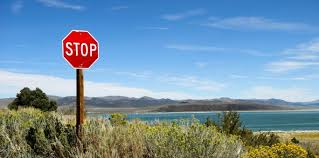
#> input picture imagesss.jpg, 319 x 158 px
$ python 'Meet 14(2).py'
#> lines starting #> are read from the running program, lines starting #| are printed output that depends on the picture
import cv2
# Opening image
img = cv2.imread("imagesss.jpg")
#> img is the input picture: shape (158, 319, 3); mean B, G, R 165.9, 146.5, 117.4
# OpenCV opens images as BRG
# but we want it as RGB We'll
# also need a grayscale version
img_gray = cv2.cvtColor(img, cv2.COLOR_BGR2GRAY)
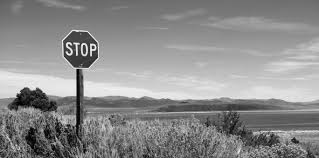
#> img_gray: shape (158, 319); min 0, max 251, mean 140
img_rgb = cv2.cvtColor(img, cv2.COLOR_BGR2RGB)
# Use minSize because for not
# bothering with extra-small
# dots that would look like STOP signs
stop_data = cv2.CascadeClassifier('stop_data.xml')
found = stop_data.detectMultiScale(img_gray, minSize=(20, 20))
#> found = [[55, 24, 50, 50]]
# Don't do anything if there's
# no sign
amount_found = len(found)
#> amount_found = 1
if amount_found != 0:
    # There may be more than one
    # sign in the image
    for (x, y, width, height) in found:
    # We draw a green rectangle around
    # every recognized sign
        cv2.rectangle(img_rgb, (x, y),(x + height, y + width),(0, 255, 0), 5)
#> this loop made 1 pass
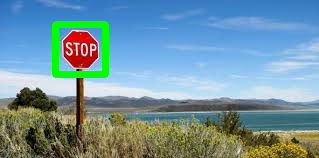
#> img_rgb: shape (158, 319, 3); mean R, G, B 114.5, 149, 159.9
        # Creates the environment of
        # the picture and shows it
cv2.imshow("Stop Sign", img_rgb)
cv2.waitKey(0)  # waits until a key is pressed
cv2.destroyAllWindows()  # destroys the window showing image

$ run again, with image.jpg copied over imagesss.jpg
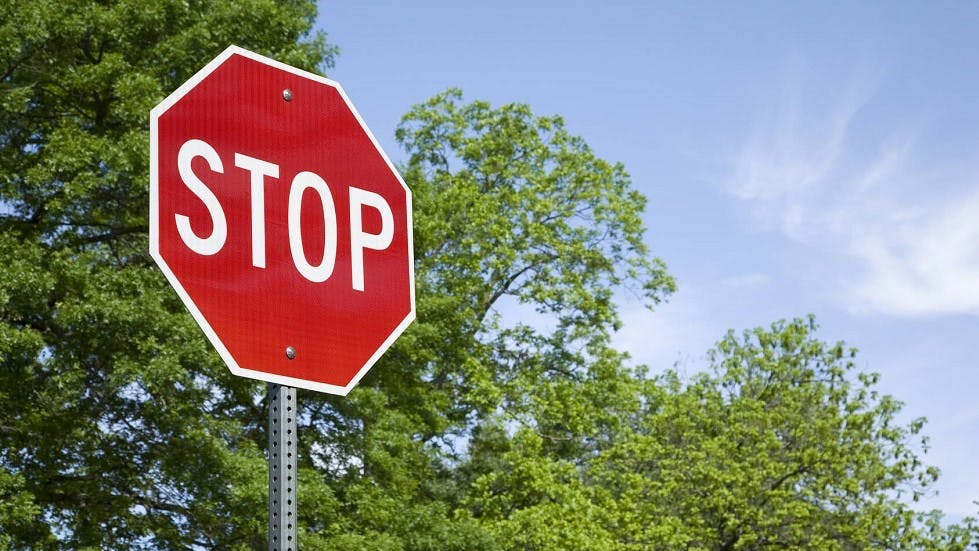
#> input picture image.jpg, 979 x 551 px
#> img is the input picture: shape (551, 979, 3); mean B, G, R 123.1, 133.3, 133.1
#> `img_gray = cv2.cvtColor(img, cv2.COLOR_BGR2GRAY)`:
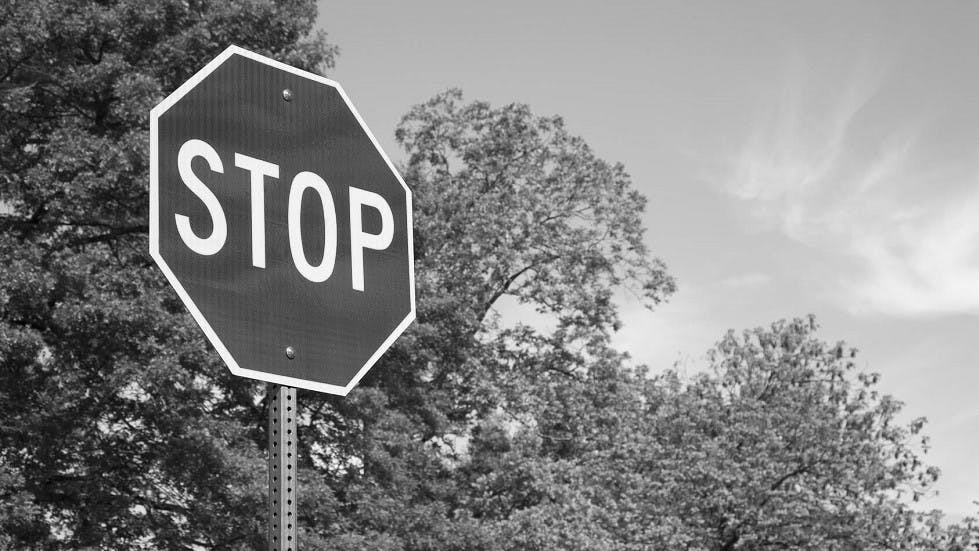
#> img_gray: shape (551, 979); min 0, max 255, mean 132
#> found = [[144, 66, 315, 315]]
#> amount_found = 1
#> the loop `for (x, y, width, height) in found:` made 1 pass
#> after the loop `for (x, y, width, height) in found:`:
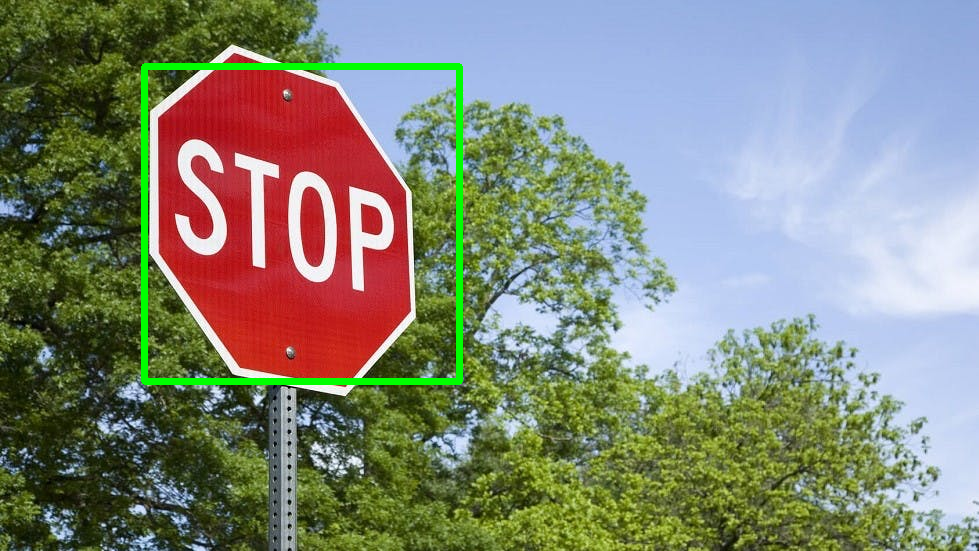
#> img_rgb: shape (551, 979, 3); mean R, G, B 131.3, 135.6, 121.6

$ run again, with images.jpg copied over imagesss.jpg
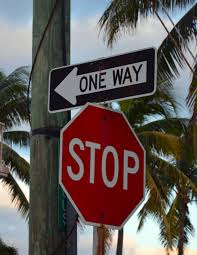
#> input picture images.jpg, 197 x 255 px
#> img is the input picture: shape (255, 197, 3); mean B, G, R 86.2, 89.1, 98.7
#> `img_gray = cv2.cvtColor(img, cv2.COLOR_BGR2GRAY)`:
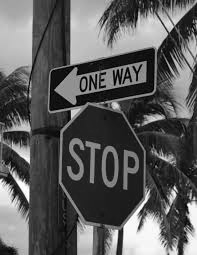
#> img_gray: shape (255, 197); min 0, max 255, mean 91.6
#> found = [[90, 39, 72, 72], [44, 107, 116, 116]]
#> amount_found = 2
#> the loop `for (x, y, width, height) in found:` made 2 passes
#> after the loop `for (x, y, width, height) in found:`:
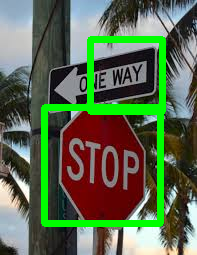
#> img_rgb: shape (255, 197, 3); mean R, G, B 90.2, 106, 78.8
